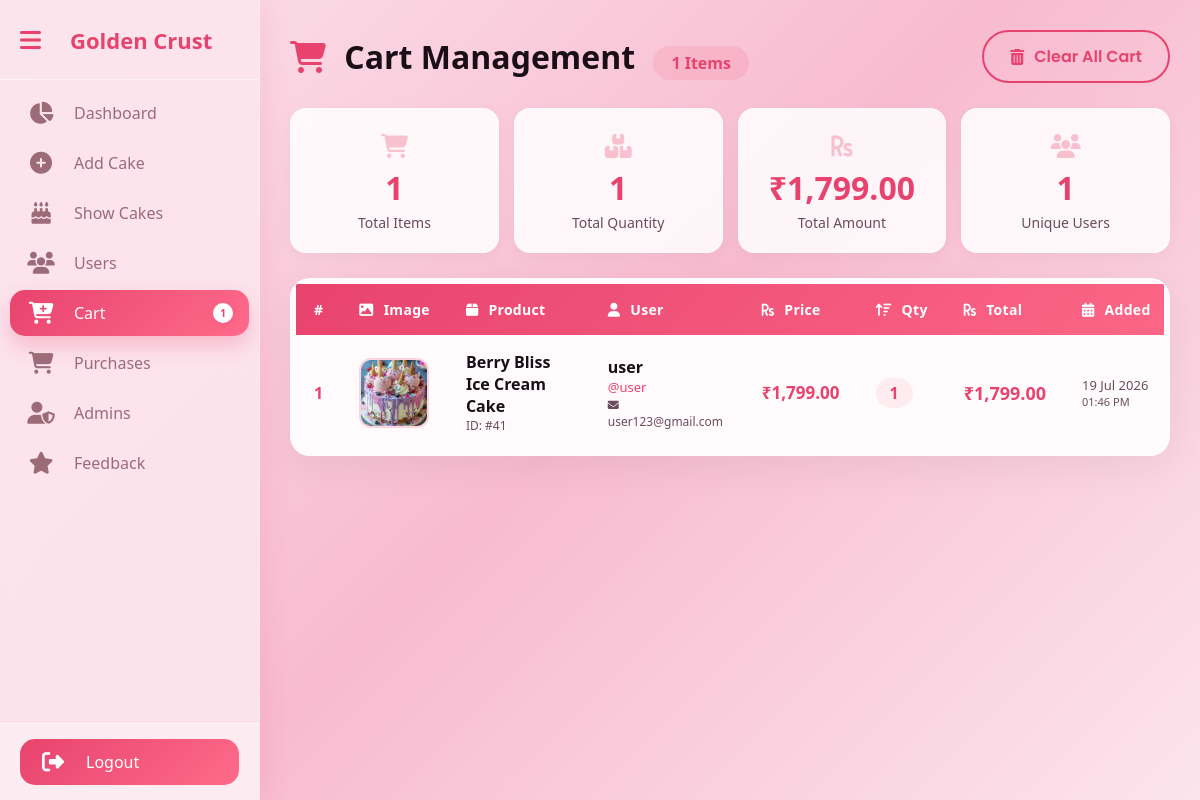
The page /admin/admin_cart.php (signed in) on the database as committed earlier.
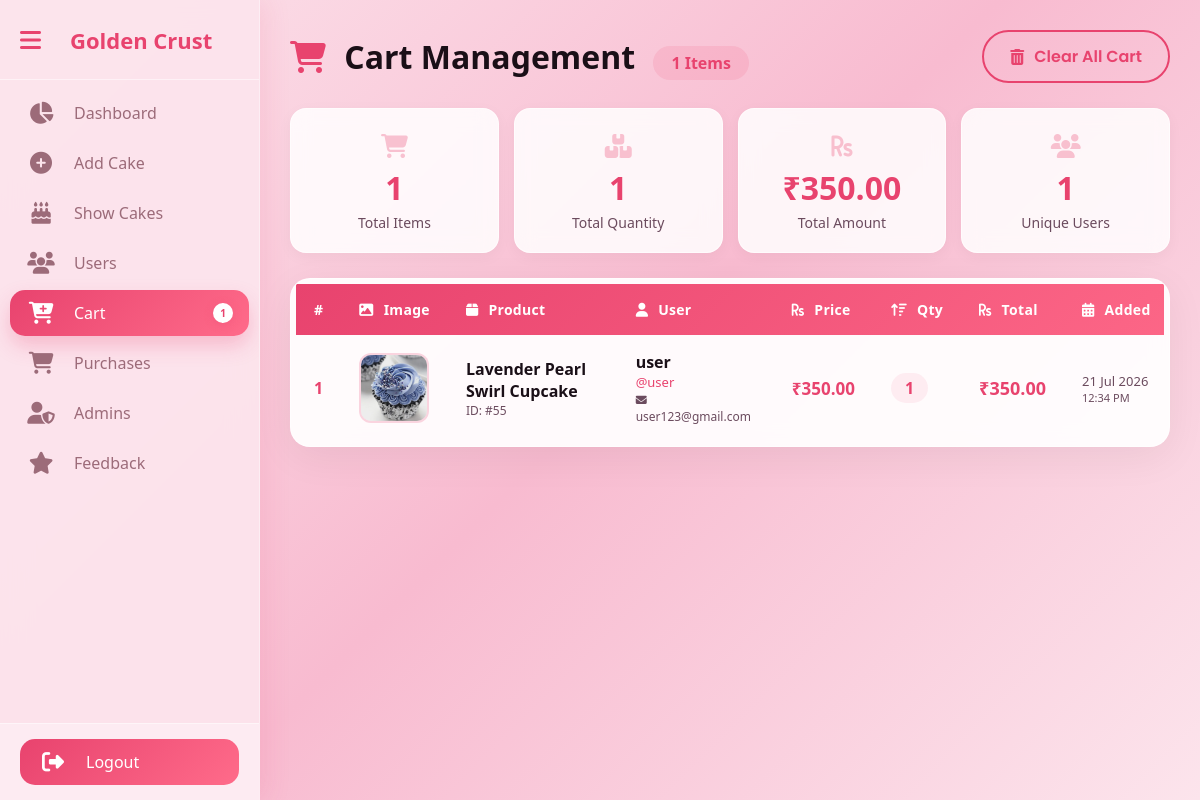
The same page on the database as committed later.
### tables this page shows
CREATE TABLE `cart` (
  `id` int(11) NOT NULL,
  `user_id` int(11) NOT NULL,
  `product_id` int(11) NOT NULL,
  `itemname` varchar(255) NOT NULL,
  `price` decimal(10,2) NOT NULL,
  `quantity` int(11) NOT NULL DEFAULT 1,
  `total` decimal(10,2) NOT NULL,
  `img` varchar(255) DEFAULT NULL,
  `username` varchar(100) NOT NULL,
  `created_at` timestamp NOT NULL DEFAULT current_timestamp()
);

CREATE TABLE `users` (
  `id` int(11) NOT NULL,
  `name` varchar(100) NOT NULL,
  `address` text DEFAULT NULL,
  `city` varchar(100) DEFAULT NULL,
  `pincode` varchar(10) DEFAULT NULL,
  `state` varchar(100) DEFAULT NULL,
  `country` varchar(100) DEFAULT NULL,
  `username` varchar(100) DEFAULT NULL,
  `email` varchar(100) NOT NULL,
  `dob` date DEFAULT NULL,
  `password` varchar(100) NOT NULL,
  `gender` enum('Male','Female','Other') DEFAULT NULL,
  `mobileno` varchar(15) DEFAULT NULL,
  `created_at` timestamp NOT NULL DEFAULT current_timestamp(),
  `phone` varchar(20) DEFAULT NULL
);

### admin/admin_cart.php (the view, shortened to what this page needs)
<?php
$conn = mysqli_connect("localhost","root","","golden_crust");
$query = "
    SELECT
        c.id,
        c.user_id,
        c.product_id,
        c.itemname,
        c.price,
        c.quantity,
        c.total,
        c.img,
        c.username,
        c.created_at,
        u.name AS user_fullname,
        u.email AS user_email,
        u.mobileno AS user_mobile
    FROM cart c
    LEFT JOIN users u ON c.user_id = u.id
    ORDER BY c.created_at DESC
";
$result = mysqli_query($conn, $query);
$total_items_query = mysqli_query($conn, "SELECT COUNT(*) AS total FROM cart");
$total_items = mysqli_fetch_assoc($total_items_query)['total'] ?? 0;
$total_quantity_query = mysqli_query($conn, "SELECT SUM(quantity) AS total FROM cart");
$total_quantity = mysqli_fetch_assoc($total_quantity_query)['total'] ?? 0;
$total_amount_query = mysqli_query($conn, "SELECT SUM(total) AS total FROM cart");
$total_amount = mysqli_fetch_assoc($total_amount_query)['total'] ?? 0;
$unique_users_query = mysqli_query($conn, "SELECT COUNT(DISTINCT user_id) AS total FROM cart");
$unique_users = mysqli_fetch_assoc($unique_users_query)['total'] ?? 0;
?>
<!DOCTYPE html>
<html>
<head>
    <link rel="stylesheet" href="https://cdnjs.cloudflare.com/ajax/libs/font-awesome/6.4.0/css/all.min.css">
</head>
<body>
<?php include "includes/sidebar.php"; ?>
<div class="main" id="main">
    <div class="page-header">
        <div class="title">
            <i class="fas fa-shopping-cart"></i> Cart Management
            <span class="badge"><?php echo $total_items; ?> Items</span>
        </div>
        <?php if($total_items > 0): ?>
            <a href="?clear_all=1" class="btn-clear" onclick="return confirm('Are you sure you want to clear all cart items?')">
                <i class="fas fa-trash-alt"></i> Clear All Cart
            </a>
        <?php endif; ?>
    </div>
    <div class="stats-grid">
        <div class="stat-card">
            <div class="stat-icon"><i class="fas fa-shopping-cart"></i></div>
            <div class="stat-number"><?php echo $total_items; ?></div>
            <div class="stat-label">Total Items</div>
        </div>
        <div class="stat-card">
            <div class="stat-icon"><i class="fas fa-boxes"></i></div>
            <div class="stat-number"><?php echo $total_quantity; ?></div>
            <div class="stat-label">Total Quantity</div>
        </div>
        <div class="stat-card">
            <div class="stat-icon"><i class="fas fa-rupee-sign"></i></div>
            <div class="stat-number">₹<?php echo number_format($total_amount, 2); ?></div>
            <div class="stat-label">Total Amount</div>
        </div>
        <div class="stat-card">
            <div class="stat-icon"><i class="fas fa-users"></i></div>
            <div class="stat-number"><?php echo $unique_users; ?></div>
            <div class="stat-label">Unique Users</div>
        </div>
    </div>
    <div class="table-wrapper">
        <div class="table-scroll">
            <table>
                <thead>
                    <tr>
                        <th>#</th>
                        <th><i class="fas fa-image"></i> Image</th>
                        <th><i class="fas fa-box"></i> Product</th>
                        <th><i class="fas fa-user"></i> User</th>
                        <th><i class="fas fa-rupee-sign"></i> Price</th>
                        <th><i class="fas fa-sort-amount-up"></i> Qty</th>
                        <th><i class="fas fa-rupee-sign"></i> Total</th>
                        <th><i class="fas fa-calendar-alt"></i> Added</th>
                    </tr>
                </thead>
                <tbody>
                    <?php if(mysqli_num_rows($result) > 0): ?>
                        <?php $sr = 1; while($row = mysqli_fetch_assoc($result)): ?>
                        <tr>
                            <td class="serial-number"><?php echo $sr++; ?></td>
                            <td>
                                <?php
                                $image_path = '';
                                $image_exists = false;
                                if(!empty($row['img'])){
                                    $paths_to_try = [
                                        'admin/uploads/' . $row['img'],
                                        '../admin/uploads/' . $row['img'],
                                        '../../admin/uploads/' . $row['img'],
                                        'uploads/' . $row['img'],
                                        '../uploads/' . $row['img'],
                                        '../../uploads/' . $row['img']
                                    ];
                                    foreach($paths_to_try as $test_path){
                                        if(file_exists($test_path)){
                                            $image_path = $test_path;
                                            $image_exists = true;
                                            break;
                                        }
                                    }
                                }
                                ?>
                                <?php if(!empty($row['img']) && $image_exists): ?>
                                    <img src="<?php echo htmlspecialchars($image_path); ?>"
                                         alt="<?php echo htmlspecialchars($row['itemname']); ?>"
                                         class="item-img"
                                         onerror="this.style.display='none'; this.nextElementSibling.style.display='flex';">
                                <?php else: ?>
                                    <div class="item-img-placeholder">
                                        <i class="fas fa-cake"></i>
                                    </div>
                                <?php endif; ?>
                            </td>
                            <td>
                                <div class="product-name"><?php echo htmlspecialchars($row['itemname']); ?></div>
                                <div class="product-id">ID: #<?php echo $row['product_id']; ?></div>
                            </td>
                            <td>
                                <div class="user-cell">
                                    <div class="user-name"><?php echo htmlspecialchars($row['user_fullname'] ?? $row['username']); ?></div>
                                    <div class="user-username">@<?php echo htmlspecialchars($row['username']); ?></div>
                                    <div class="user-email"><i class="fas fa-envelope" style="font-size: 11px;"></i> <?php echo htmlspecialchars($row['user_email'] ?? 'N/A'); ?></div>
                                </div>
                            </td>
                            <td class="price-text">₹<?php echo number_format($row['price'], 2); ?></td>
                            <td><span class="qty-badge"><?php echo $row['quantity']; ?></span></td>
                            <td class="total-text">₹<?php echo number_format($row['total'], 2); ?></td>
                            <td>
                                <div class="date-text"><?php echo date('d M Y', strtotime($row['created_at'])); ?></div>
                                <div class="time-text"><?php echo date('h:i A', strtotime($row['created_at'])); ?></div>
                            </td>
                        </tr>
                        <?php endwhile; ?>
                    <?php endif; ?>
                </tbody>
            </table>
        </div>
    </div>
</div>
</body>
</html>

### admin/includes/sidebar.php (shortened to what this page needs)
<?php
$currentPage = basename($_SERVER['PHP_SELF']);
$conn = mysqli_connect("localhost","root","","golden_crust");
$cart_count_query = mysqli_query($conn, "SELECT COUNT(*) AS total FROM cart");
$cart_total = mysqli_fetch_assoc($cart_count_query);
$cart_count = $cart_total['total'] ?? 0;
?>
<link rel="stylesheet" href="https://cdnjs.cloudflare.com/ajax/libs/font-awesome/6.5.1/css/all.min.css">
<div class="sidebar" id="sidebar">
    <div class="top-section">
        <div class="toggle-btn" onclick="toggleSidebar()">
            <i class="fas fa-bars"></i>
        </div>
        <h2 class="logo-text">Golden Crust</h2>
    </div>
    <ul>
        <li>
            <a href="dashboard.php" class="<?= ($currentPage=='dashboard.php') ? 'active' : '' ?>">
                <i class="fas fa-chart-pie icon"></i>
                <span class="text">Dashboard</span>
            </a>
        </li>
        <li>
            <a href="add_cake.php" class="<?= ($currentPage=='add_cake.php') ? 'active' : '' ?>">
                <i class="fas fa-plus-circle icon"></i>
                <span class="text">Add Cake</span>
            </a>
        </li>
        <li>
            <a href="show_cakes.php" class="<?= ($currentPage=='show_cakes.php') ? 'active' : '' ?>">
                <i class="fas fa-cake-candles icon"></i>
                <span class="text">Show Cakes</span>
            </a>
        </li>
        <li>
            <a href="users.php" class="<?= ($currentPage=='users.php') ? 'active' : '' ?>">
                <i class="fas fa-users icon"></i>
                <span class="text">Users</span>
            </a>
        </li>
        <li>
            <a href="admin_cart.php" class="<?= ($currentPage=='admin_cart.php') ? 'active' : '' ?>">
                <i class="fas fa-cart-plus icon"></i>
                <span class="text">Cart</span>
                <?php if($cart_count > 0): ?>
                    <span class="badge"><?php echo $cart_count; ?></span>
                <?php endif; ?>
            </a>
        </li>
        <li>
            <a href="purchases.php" class="<?= ($currentPage=='purchases.php') ? 'active' : '' ?>">
                <i class="fas fa-shopping-cart icon"></i>
                <span class="text">Purchases</span>
            </a>
        </li>
        <li>
            <a href="admin_list.php" class="<?= ($currentPage=='admin_list.php') ? 'active' : '' ?>">
                <i class="fas fa-user-shield icon"></i>
                <span class="text">Admins</span>
            </a>
        </li>
        <li>
            <a href="feedback.php" class="<?= ($currentPage=='feedback.php') ? 'active' : '' ?>">
                <i class="fas fa-star icon"></i>
                <span class="text">Feedback</span>
            </a>
        </li>
    </ul>
    <div class="logout-box">
        <a href="logout.php">
            <i class="fas fa-right-from-bracket icon"></i>
            <span class="text">Logout</span>
        </a>
    </div>
</div>

### admin/admin_cart.php (style rules this page uses)
* { margin: 0; padding: 0; box-sizing: border-box; }
body { font-family: 'Poppins', sans-serif; background: linear-gradient(135deg, #fce4ec, #f8bbd0, #fce4ec); min-height: 100vh; }
.main { margin-left: 85px; padding: 30px; transition: margin-left 0.35s ease; min-height: 100vh; }
.main.shift { margin-left: 260px; }
.page-header { display: flex; align-items: center; justify-content: space-between; flex-wrap: wrap; gap: 15px; margin-bottom: 25px; }
.page-header .title { font-size: 32px; font-weight: 800; color: #1a0f17; }
.page-header .title i { color: #e8436e; margin-right: 10px; }
.page-header .title .badge { font-size: 16px; background: rgba(232, 67, 110, 0.12); color: #e8436e; padding: 6px 18px; border-radius: 30px; font-weight: 600; margin-left: 10px; }
.btn-clear { padding: 12px 26px; background: transparent; color: #e8436e; border: 2px solid #e8436e; border-radius: 50px; font-size: 16px; font-weight: 600; text-decoration: none; display: inline-flex; align-items: center; gap: 10px; transition: all 0.3s ease; font-family: 'Poppins', sans-serif; }
.stats-grid { display: grid; grid-template-columns: repeat(auto-fit, minmax(170px, 1fr)); gap: 15px; margin-bottom: 25px; }
.stat-card { background: rgba(255, 255, 255, 0.85); backdrop-filter: blur(10px); padding: 20px 24px; border-radius: 16px; border: 1px solid rgba(255, 255, 255, 0.6); text-align: center; box-shadow: 0 4px 15px rgba(0,0,0,0.04); }
.stat-card .stat-number { font-size: 32px; font-weight: 800; color: #e8436e; }
.stat-card .stat-label { font-size: 14px; color: #6b4b5e; font-weight: 500; margin-top: 4px; }
.stat-card .stat-icon { font-size: 24px; color: #e8436e; opacity: 0.3; margin-bottom: 4px; }
.table-wrapper { background: rgba(255, 255, 255, 0.92); backdrop-filter: blur(10px); border-radius: 20px; padding: 5px; box-shadow: 0 10px 40px rgba(0, 0, 0, 0.06); overflow: hidden; border: 1px solid rgba(255, 255, 255, 0.6); }
.table-scroll { overflow-x: auto; }
table { width: 100%; border-collapse: collapse; font-size: 15px; min-width: 1000px; }
thead { background: linear-gradient(135deg, #e8436e, #ff6b8a); }
thead th { color: #fff; padding: 16px 18px; text-align: left; font-weight: 600; font-size: 14px; letter-spacing: 0.3px; white-space: nowrap; }
thead th i { margin-right: 6px; font-size: 14px; }
tbody tr { border-bottom: 1px solid rgba(0, 0, 0, 0.04); transition: 0.3s; }
tbody tr:last-child { border-bottom: none; }
tbody td { padding: 16px 18px; color: #2d1b24; vertical-align: middle; font-size: 15px; }
.item-img { width: 70px; height: 70px; border-radius: 12px; object-fit: cover; border: 2px solid rgba(232, 67, 110, 0.10); background: #fce4ec; display: block; }
.serial-number { font-weight: 700; color: #e8436e; font-size: 16px; }
.user-cell { display: flex; flex-direction: column; }
.user-cell .user-name { font-weight: 600; color: #1a0f17; font-size: 16px; }
.user-cell .user-username { font-size: 13px; color: #e8436e; }
.user-cell .user-email { font-size: 12px; color: #6b4b5e; }
.product-name { font-weight: 600; color: #1a0f17; font-size: 16px; }
.product-id { font-size: 12px; color: #6b4b5e; }
.price-text { font-weight: 600; color: #e8436e; font-size: 17px; }
.total-text { font-weight: 700; color: #e8436e; font-size: 18px; }
.qty-badge { display: inline-block; padding: 4px 14px; border-radius: 20px; background: rgba(232, 67, 110, 0.08); color: #e8436e; font-weight: 700; font-size: 16px; }
.date-text { font-size: 13px; color: #6b4b5e; }
.time-text { font-size: 11px; color: #6b4b5e; }

Rows that differ between the two databases and show on the page:
removed cart: img (picture), itemname "Berry Bliss Ice Cream Cake", product "41", user.name "user", username "user", user.email "user123@gmail.com", price "1,799.00", quantity "1", total "1,799.00", created_at "19 Jul 2026", created_at "01:46 PM"
added cart: img (picture), itemname "Lavender Pearl Swirl Cupcake", product "55", user.name "user", username "user", user.email "user123@gmail.com", price "350.00", quantity "1", total "350.00", created_at "21 Jul 2026", created_at "12:34 PM"
Other text that changed with them:
$total_amount: "1,799.00" → "350.00"
